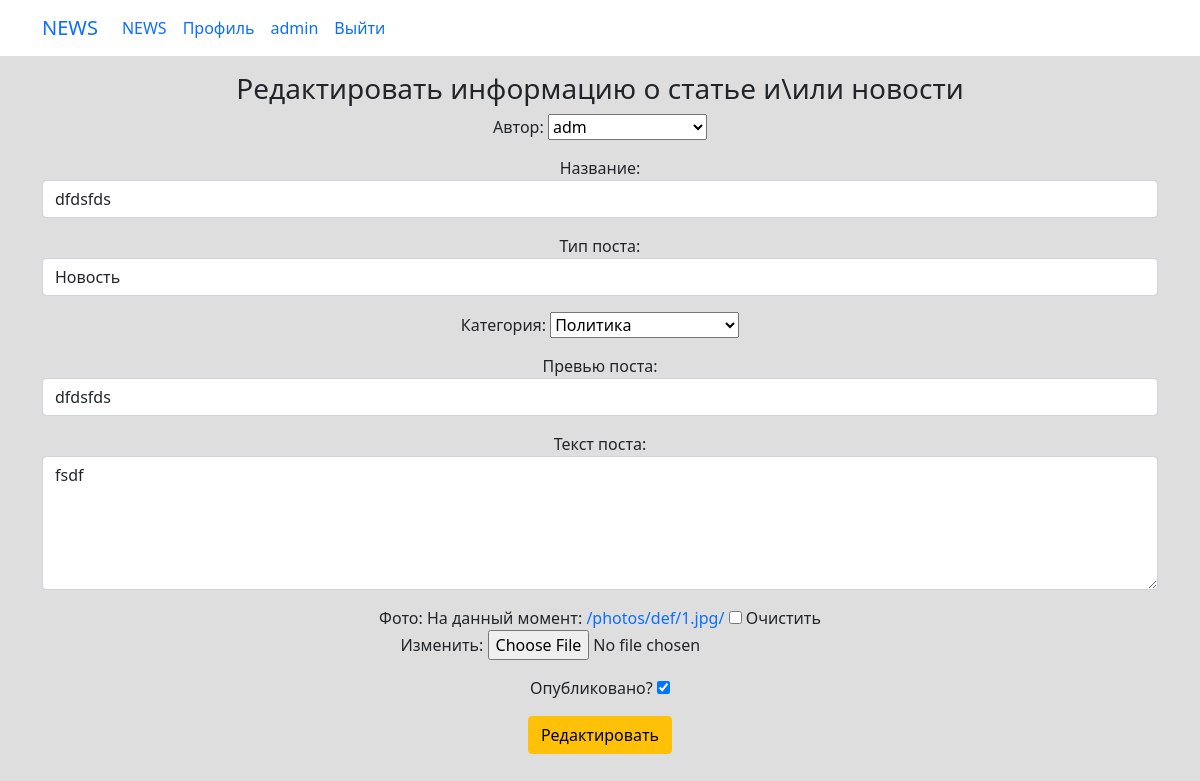
Before: /news/188/edit/ (signed in) with the older database file.
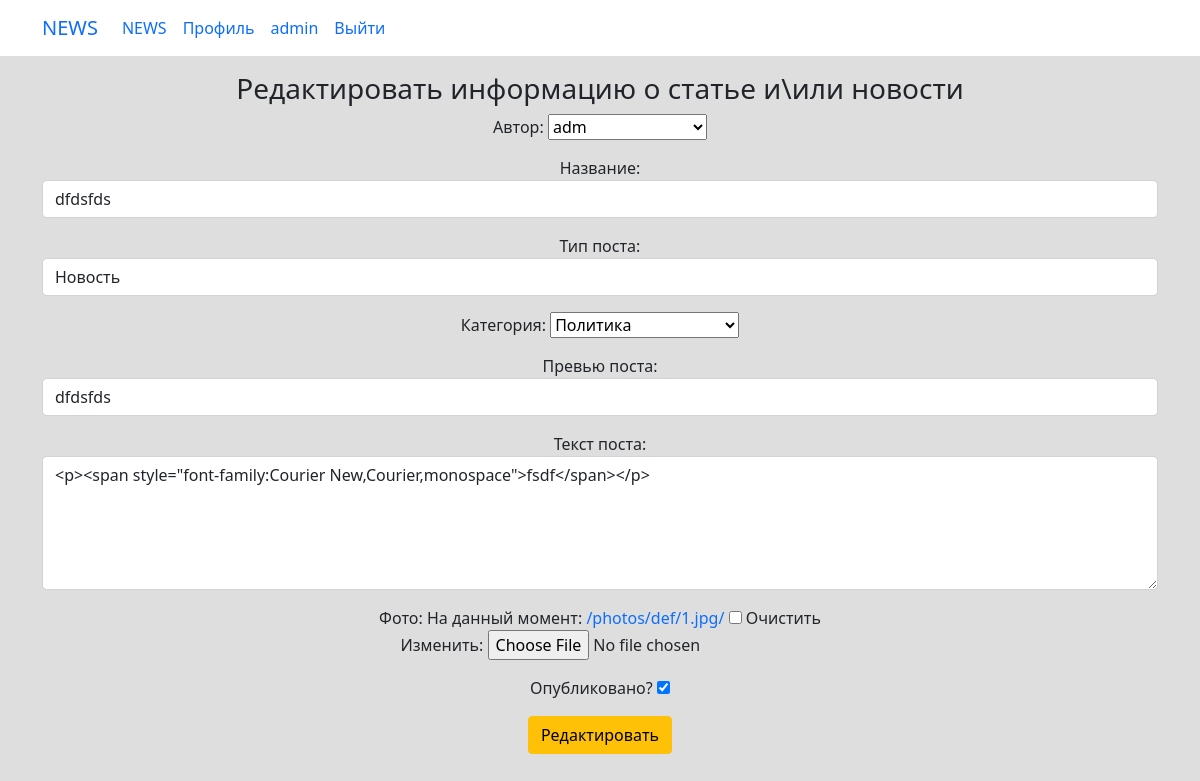
After: the same page with the newer database file.
### news/models.py (models this page shows, shortened)
class Post(models.Model):
    PostAuthor = models.ForeignKey(Author, on_delete=models.CASCADE, verbose_name='Автор поста')
    PostNews = 'PN'
    PostArticle = 'PA'
    POSITIONS = [
        (PostArticle, 'Статья'),
        (PostNews, 'Новость'),
    ]
    postCategory = models.ManyToManyField(Category, verbose_name='Категория поста',  through='PostCategory')
    title = models.CharField(max_length=50, verbose_name='Название')
    positions = models.CharField(max_length=2, choices=POSITIONS, default=PostArticle, verbose_name='Тип поста')
    category_id = models.ForeignKey(Category, verbose_name='Категория', null=True, on_delete=models.CASCADE, related_name='category_id')
    data = models.DateTimeField(auto_now_add=True, verbose_name='Дата создания')
    data_update = models.DateTimeField(auto_now=True, verbose_name='Дата редактирования')
    photo = models.ImageField(upload_to='photos/%Y/%m/%d/', verbose_name='Фото', blank=True, default='/photos/def/1.jpg/')
    previewName = models.CharField(max_length=128, verbose_name='Превью поста')
    text = RichTextField(blank=True, null=True, verbose_name='Текст поста')
    rating = models.SmallIntegerField(default=0, verbose_name='Рейтинг')
    public = models.BooleanField(default=True, verbose_name='Опубликовано')
    class Meta:
        verbose_name = 'Пост'
        verbose_name_plural = 'Посты'

### news/views.py (the view)
# urls.py: path('<int:pk>/edit/', newsUpdate.as_view(), name='news_update'),
class newsUpdate(LoginRequiredMixin, PermissionRequiredMixin, UpdateView):
    model = Post
    template_name = 'news/news_update.html'
    form_class = NewsForm
    permission_required = 'news.change_post'
    def get_object(self, **kwargs):
        id = self.kwargs.get('pk')
        return Post.objects.get(pk=id)

### news/forms.py
class NewsForm(ModelForm):
    public = BooleanField(label='Опубликовано?', initial=True, required=False)
    category_id = ModelChoiceField(queryset=Category.objects.all(), label='Категория', empty_label='Выберите категорию')
    PostAuthor = ModelChoiceField(queryset=Author.objects.all(), label='Автор', empty_label='Выберите автора')
    class Meta:
        model = Post
        fields = [
            'PostAuthor',
            'title',
            'positions',
            'category_id',
            'previewName',
            'text',
            'photo',
            'public'
        ]
        widgets = {
            'PostAuthor': forms.Select(attrs={'class': 'form-control'}),
            'title': forms.TextInput(attrs={'class': 'form-control'}),
            'positions': forms.Select(attrs={'class': 'form-control'}),
            'category_id': forms.Select(attrs={'class': 'form-control'}),
            'previewName': forms.TextInput(attrs={'class': 'form-control'}),
            'text': forms.Textarea(attrs={'class': 'form-control', 'rows': 5}),
        }

### news/models.py (called while the page is built)
    def __str__(self):
        return str(self.authorUser)

    def __str__(self):
        return self.category_name

### templates/news/news_update.html (shortened to what this page needs)
{% extends 'flatpages/base.html' %}
{% load custom_filters %}
{% block content %}
<div style="text-align: center">
    <h3>Редактировать информацию о статье и\или новости</h3>
    <form method="POST" enctype="multipart/form-data">
        <div>
            {{ form.as_p }}
        </div>
        <input type="submit" class="btn btn-warning" value="Редактировать">
    </form>
</div>
{% endblock content %}

Changed rows visible on the page:
changed Post "adm": text "fsdf" → "<p><span style=\"font-family:Courier New,Courier,monospace\">fsdf</span></p>"
